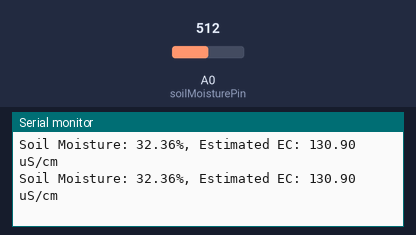
This sketch was run on a simulated Arduino Uno, built with avr-gcc and run on an emulated ATmega328P. On the bench: the last lines printed to the serial monitor. Inputs (shaded band) come from the test bench; at power-on: A0 (soilMoisturePin) = 512.

Above: at 1.8 s.
1.9 s: A0 (soilMoisturePin) set to 716
At 2.8 s:
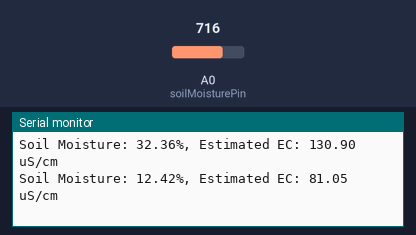
3.4 s: A0 (soilMoisturePin) set to 900
At 4.5 s:
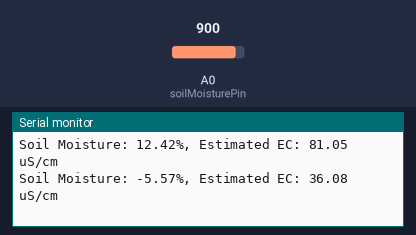
Timing chart, 0 to 6.4 s (numbered marks = the images above; inputs shaded):
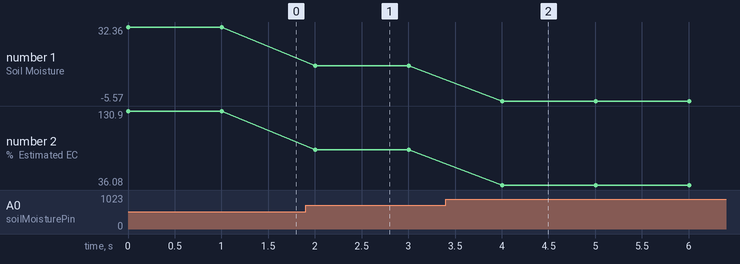

The sketch:

etc_kelembapan_tanah.ino
```cpp
const int soilMoisturePin = A0; // Pin analog untuk sensor kelembaban tanah

void setup() {
  Serial.begin(9600); // Memulai komunikasi serial dengan baud rate 9600
}

void loop() {
  // int soilMoistureValue = analogRead(soilMoisturePin); // Membaca nilai analog dari sensor kelembaban tanah
  float soilMoisturePercentage;
  int soilMoistureValue;
  soilMoistureValue = analogRead(soilMoisturePin);
  soilMoisturePercentage = ( 82.41 - ( (soilMoistureValue/1023.00) * 100 ) );//kalibrasi sensor untuk kelembapan tanah
  // Konversi nilai analog ke persentase kelembaban tanah
  // float soilMoisturePercentage = map(soilMoistureValue, 0, 1023, 0, 100);

  // Menggunakan rumus kalibrasi untuk mengestimasi EC berdasarkan kelembaban tanah
  float a = 2.5; // Koefisien kemiringan dari hasil regresi linier
  float b = 50.0; // Intersep dari hasil regresi linier
  float estimatedEC = a * soilMoisturePercentage + b;

  Serial.print("Soil Moisture: ");
  Serial.print(soilMoisturePercentage);
  Serial.print("%, Estimated EC: ");
  Serial.print(estimatedEC);
  Serial.println(" uS/cm");

  delay(1000); // Tunggu 1 detik sebelum pembacaan berikutnya
}
```

Measured:
- after the input at 1.9 s, the serial monitor: prints a new line after 0.10 s (image 1)
- after the input at 3.4 s, the serial monitor: prints a new line after 0.61 s (image 2)
- plotted number 1: 32.36 → 12.42 after the input at 1.9 s, 12.42 → -5.57 after the input at 3.4 s
- plotted number 2: 130.9 → 81.05 after the input at 1.9 s, 81.05 → 36.08 after the input at 3.4 s
